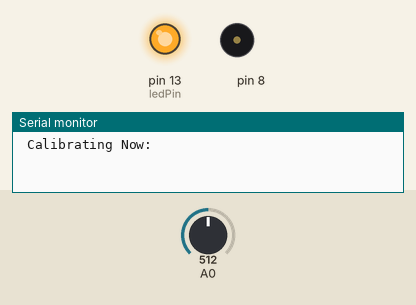
This sketch was run on a simulated Arduino Uno, built with avr-gcc and run on an emulated ATmega328P. Shown: output pins drawn as LEDs (lit = HIGH), buzzer (waves = sounding), the last lines printed to the serial monitor. The test bench sets the inputs (shaded band); at power-on: A0 = 512.

Above: at 0.1 s.
At 6.2 s:
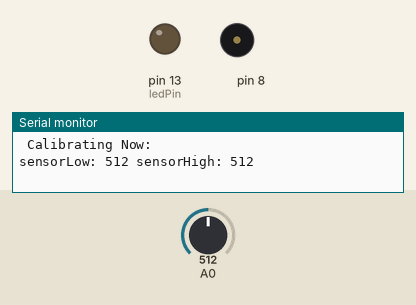
6.3 s: A0 set to 306
9.3 s: A0 set to 122
Timing chart, 0 to 17.1 s (numbered marks = the images above; inputs shaded):
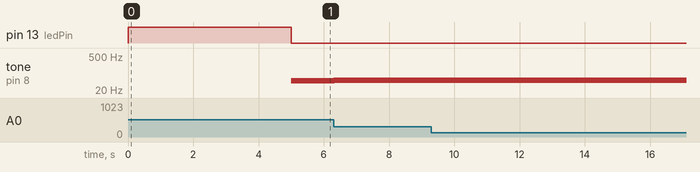

The sketch:

GIMM280_InClass_6.ino
```cpp
//Declare variables
int sensorValue;
int sensorLow = 1023;
int sensorHigh = 0;

const int ledPin = 13;

void setup()
{
  Serial.begin(9600);
  Serial.println(" Calibrating Now: ");
  pinMode(ledPin, OUTPUT);
  digitalWrite(ledPin, HIGH);

  while (millis() < 5000)
  {
    sensorValue = analogRead(A0);
    if (sensorValue > sensorHigh)
    {
      sensorHigh = sensorValue;
    }
    if (sensorValue < sensorLow)
    {
      sensorLow = sensorValue;
    }
  }

  //Display the sensor values after finsihed calibrating
  digitalWrite(ledPin, LOW);
  Serial.print("sensorLow: ");
  Serial.print(sensorLow);
  Serial.print(" sensorHigh: ");
  Serial.println(sensorHigh);
}

void loop()
{
  sensorValue = analogRead(A0);
  int pitch = map(sensorValue, sensorLow, sensorHigh, 50, 4000);
  int toner = map(sensorValue, sensorLow, sensorHigh, 10, 300);
  tone(8,pitch);
  delay (toner);
  noTone(8);
  delay (toner * 0.1);
}
```

Measured:
- by itself, tone on pin 8: alternates 51 Hz for 0.01 s and silent for 0.01 s
